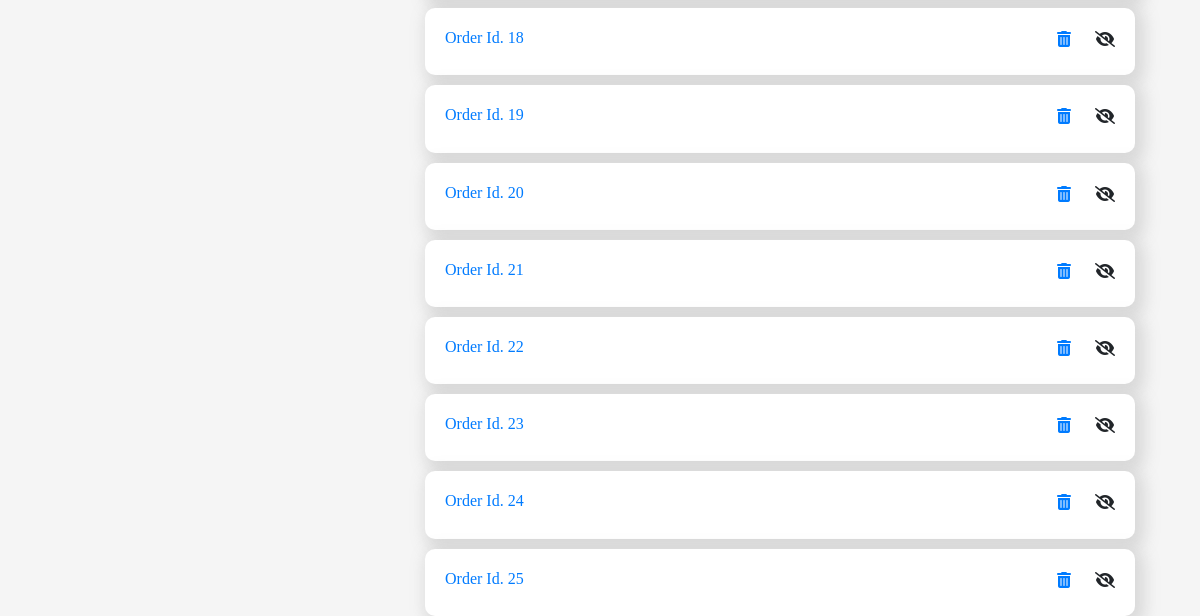
The page /orders (lower part) on the database as committed earlier.
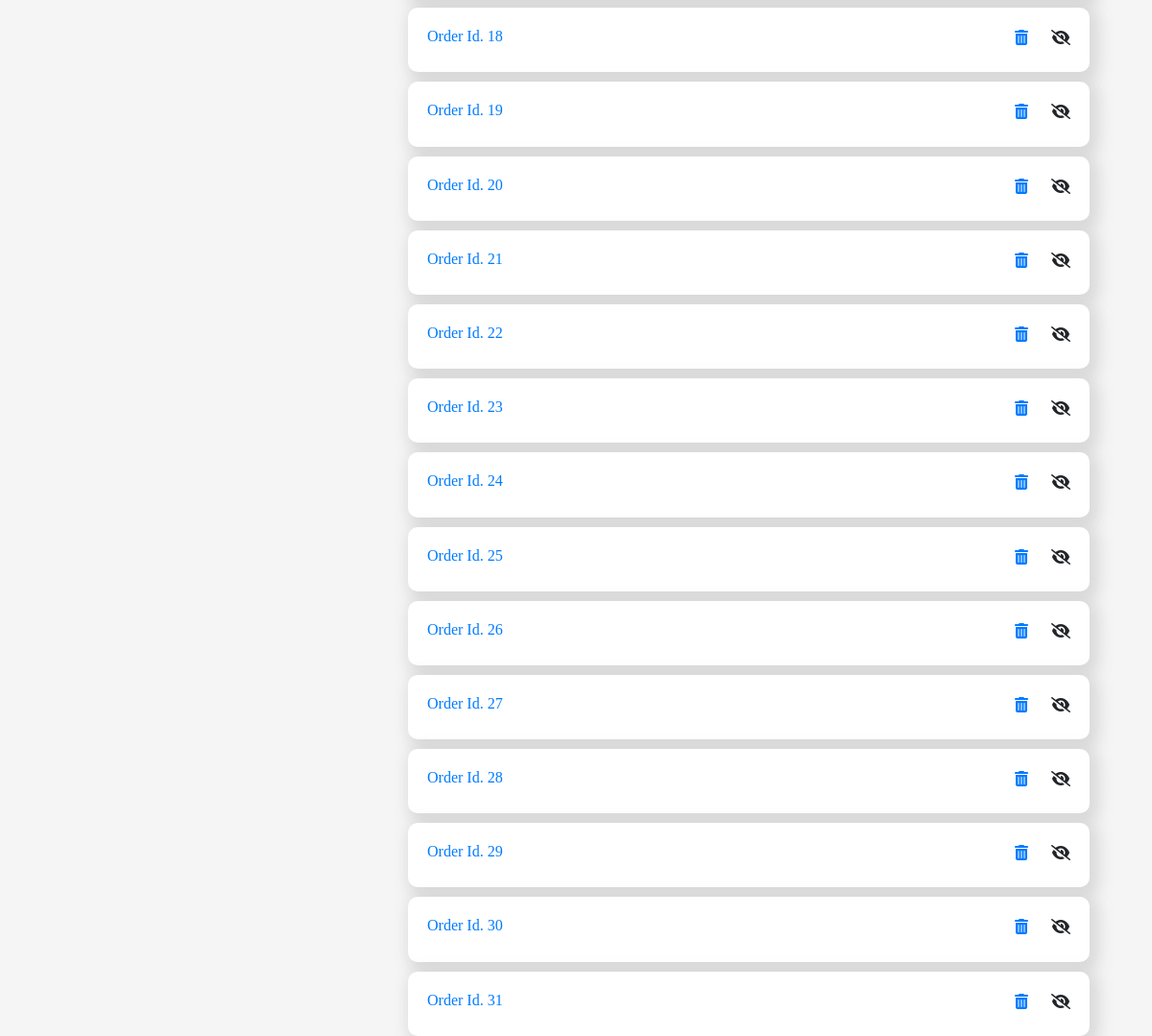
The same page on the database as committed later.
### models.py (models this page shows, shortened)
class Order(db.Model):
    id = db.Column(db.Integer, primary_key=True)
    order = db.Column(db.String(), nullable=False)
    user = db.Column(db.String(),nullable=False)
    phone = db.Column(db.String(), nullable=False)
    location = db.Column(db.String(), nullable=False)
    branch = db.Column(db.String(), nullable=False)
    date_created = db.Column(db.DateTime, default=datetime.utcnow)
    total = db.Column(db.String)

### app.py (the view)
@app.route('/orders')
def orders():
    orders = Order.query.all()
    return render_template('orders.html', orders=orders)

### templates/orders.html (shortened to what this page needs)
{% extends "dash.html" %}
{% block body %}
<div class="container">
    {% for order in orders %}
    <div class="strip">
        <a href="{{url_for('order', id=order.id)}}">
            <h6>Order Id. {{order.id}}</h6>
        </a>
            <div class="actions">
                <a href="{{url_for('delete', id=order.id)}}">
                <i class="fas fa-trash-alt" style="margin-right: 20px;"></i>
            </a>
                <i class="fas fa-eye-slash "></i>
            </div>
        </div>
        {% endfor %}
</div>
{% endblock %}

Rows that differ between the two databases and show on the page:
added Order: id "26"
added Order: id "27"
added Order: id "28"
added Order: id "29"
added Order: id "30"
added Order: id "31"
